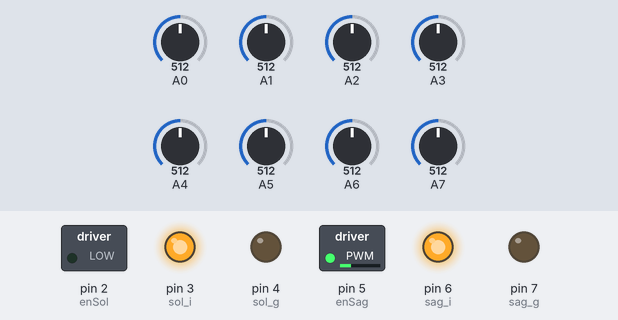
Simulated run of this sketch. Board: Arduino Uno, built with avr-gcc and run on an emulated ATmega328P. On the bench: switched loads named in the sketch (green lamp = pin HIGH), output pins drawn as LEDs (lit = HIGH). Inputs (shaded band) come from the test bench; at power-on: A0 = 512, A1 = 512, A2 = 512, A6 = 512, A4 = 512, A3 = 512, A5 = 512, A7 = 512.

Above: at 19.3 s.
19.4 s: A0 set to 390
At 20.2 s:
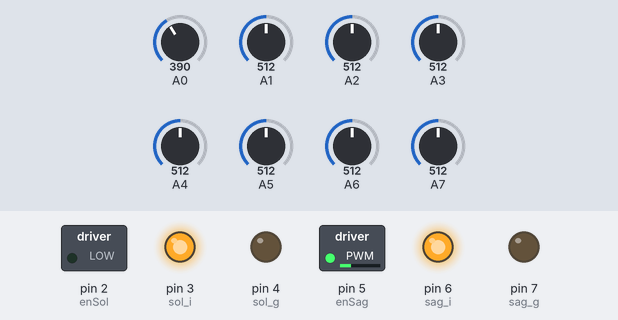
20.9 s: A1 set to 390
22.4 s: A2 set to 390
At 23.6 s:
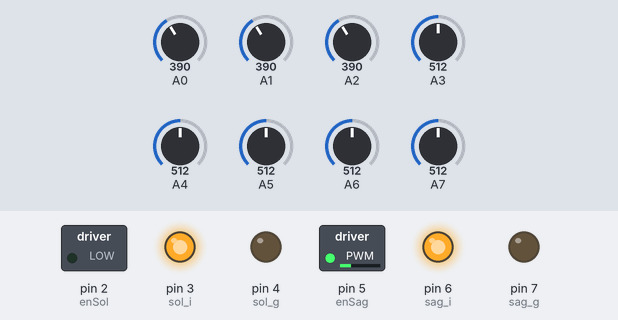
23.9 s: A6 set to 716
At 24.8 s:
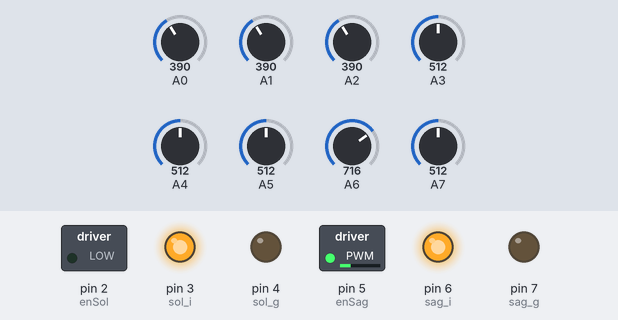
25.4 s: A4 set to 716
26.9 s: A3 set to 390
Timing chart, 0 to 29.4 s (numbered marks = the images above; inputs shaded):
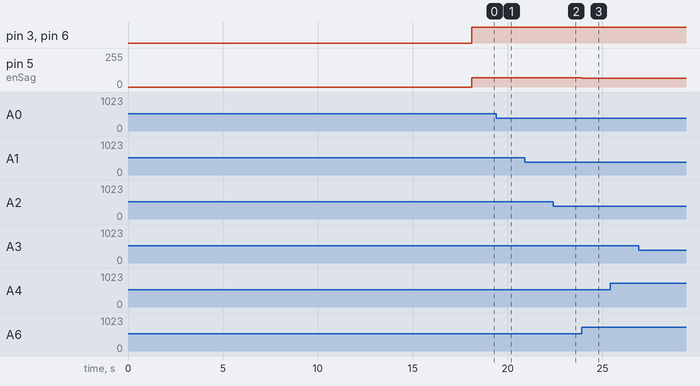

The sketch:

sketch_feb15a.ino
```cpp
#include <QTRSensors.h>
#define NUM_SENSORS 8
#define NUM_SAMPLES_PER_SENSOR 4
#define EMITTER_PIN 9

const int enSol = 2;
const int sol_i = 3;
const int sol_g = 4;
const int enSag = 5;
const int sag_i = 6;
const int sag_g = 7;


int hiz = 70;
float KP = 0.01;
float KD = 0.1;


int lastError = 0; //emin degilim bundan altta =error seklindede yazılabilir
//8 sensor icin
int ortaNok=3500;


//0=siyah cizgi, 1=beyaz cizgi
boolean zemin = 1;


//sıraası ile analog 0-7 arasi 8 tane
//(unsigned char* analogPins, unsigned char numSensors, unsigned char numSamplesPerSensor = 4, unsigned char emitterPin = QTR_NO_EMITTER_PIN)
QTRSensorsAnalog qtra((unsigned char[]) {0,1,2,3,4,5,6,7}, NUM_SENSORS, NUM_SAMPLES_PER_SENSOR, EMITTER_PIN);


void setup() {
  Serial.begin(9600); //led eklemezsek setup in sonuna koy

  pinMode(sag_i, OUTPUT);
  pinMode(sag_g, OUTPUT);
  pinMode(sol_i, OUTPUT);
  pinMode(sol_g, OUTPUT);

  int i;
  //Bu alt satır silinebilir ya da azaltılabilir
  delay(100);
  for(i = 0; i < 400; i++)    //burda 250 kullanmis  5sn ben 400 kullandım yaklasık 10 sn
  {
    qtra.calibrate();
    delay(20);
  }

  //TODO buraya bitince led yanmasını sagla

}

void loop() {
  unsigned int sensor[NUM_SENSORS];
  int pozisyon = qtra.readLine(sensor, true, zemin);
  int error = pozisyon - ortaNok;

  //PID
  int fark = KP*error + KD*(error - lastError);
  lastError = error;


  if (fark<0)
    motor(hiz,hiz+fark);
  else
    motor(hiz-fark,hiz);

}

void sagmotor(int deger)
{
  if (deger>=0)
  {
     digitalWrite(sag_i,HIGH);

     digitalWrite(sag_g,LOW);
  }
  else
  {
   digitalWrite(sag_i,LOW);

   digitalWrite(sag_g,HIGH);
    deger*= -1;
  }
 analogWrite(enSag,deger);
}

void solmotor(int deger)
{
  if (deger>=0)
  {
    digitalWrite(sol_i,HIGH);
    digitalWrite(sol_g,LOW);

  }
  else
  {
    digitalWrite(sol_i,LOW);
    digitalWrite(sol_g,HIGH);
    deger *= -1;
  }
  analogWrite(enSol,deger);
}


void motor(int sol,int sag)
{
  solmotor(sol);
  sagmotor(sag);
}

// fren fonksiyonu
void fren(boolean sol, boolean sag)
{
  if ( sol )
  {
    digitalWrite(sol_i,HIGH);
    digitalWrite(sol_g,HIGH);
  }
  if ( sag )
  {
    digitalWrite(sag_i,HIGH);
    digitalWrite(sag_g,HIGH);

  }
}
```

Measured:
- after the input at 19.4 s, pin 5 (enSag): 70/255 → 69/255 at once
- after the input at 22.4 s, pin 5 (enSag): 69/255 → 68/255 at once
- after the input at 23.9 s, pin 5 (enSag): 68/255 → 67/255 at once
